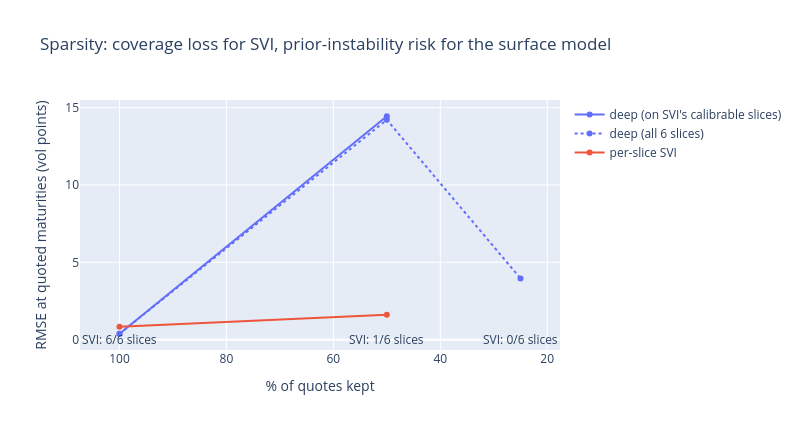

The cell this chart's notebook holds for it:
### Markdown cell above
## 4. Robustness to quote sparsity — a fair comparison

Quotes are subsampled (100% → 50% → 25%) and the deep smoother is compared against **per-slice
SVI** on the dense truth restricted to the quoted maturities.

**Two leaks fixed here.**

1. **Prior leakage.** v3 reused `prior`, `kc/tc/kw/tw` and `K_SC` — all calibrated on the **full**
   54 quotes — inside the subsampling loop. Since the SSVI prior carries most of the surface
   (§3: 0.35 vp with prior vs 1.09 without), the deep model kept *seeing* the quotes SVI was
   denied. That is why its RMSE **fell** from 0.851 → 0.372 as 74% of the data was removed — an
   impossible result, and a leak pointing the same way as the conclusion. The prior, collocation
   and input scaling are now **refit on each subsample**.

2. **Non-comparable denominators.** `svi_surface_rmse` *skips* slices with `< MIN_PTS_SLICE`
   points, so at 50% SVI was scored on **1** slice while the deep model was scored on **6**. The
   deep model is now also reported on **SVI's calibrable slices only**, and coverage is reported
   separately rather than silently folded into the error.

At 25% the 14 surviving quotes spread over 6 maturities average 2.3 points/slice: **no** slice
reaches 6, so SVI has nothing to calibrate and returns `n/a`. That is the point of the section,
not a bug — but it must be stated as a *coverage* failure, not an *accuracy* one.

### Code cell
# --- NB02 quasi-explicit SVI (compact copy, the parametric contender) ---
def _svi_inner(m, s, k, w, wt):
    y = (k - m) / s; z = onp.sqrt(y * y + 1.0)
    A = onp.column_stack([onp.ones_like(y), y, z])
    wmax = float(max(w.max(), 1e-6))
    cons = [{"type": "ineq", "fun": lambda x: x[2]},
            {"type": "ineq", "fun": lambda x: 4 * s - x[2]},
            {"type": "ineq", "fun": lambda x: x[2] - x[1]},
            {"type": "ineq", "fun": lambda x: x[2] + x[1]},
            {"type": "ineq", "fun": lambda x: (4 * s - x[2]) - x[1]},
            {"type": "ineq", "fun": lambda x: x[1] - (x[2] - 4 * s)},
            {"type": "ineq", "fun": lambda x: x[0]},
            {"type": "ineq", "fun": lambda x: wmax - x[0]}]
    r = minimize(lambda x: float(onp.sum(wt * (A @ x - w) ** 2)),
                 onp.array([onp.median(w), 0.0, min(2 * s, wmax)]),
                 jac=lambda x: 2.0 * A.T @ (wt * (A @ x - w)), method="SLSQP", constraints=cons,
                 options={"maxiter": 200, "ftol": 1e-14})
    return r.x, r.fun


def fit_svi_slice_np(k, w, wt):
    best = None
    for m0, s0 in ((0.0, 0.1), (0.0, 0.2)):
        r = minimize(lambda ms: _svi_inner(ms[0], onp.exp(ms[1]), k, w, wt)[1], [m0, onp.log(s0)],
                     method="Nelder-Mead", options={"maxiter": 300})
        x, f_ = _svi_inner(r.x[0], float(onp.exp(r.x[1])), k, w, wt)
        if best is None or f_ < best[0]:
            a, d, c = x; b = c / float(onp.exp(r.x[1]))
            rho = float(onp.clip(d / c, -0.999, 0.999)) if c > 1e-12 else 0.0
            best = (f_, dict(a=float(a), b=float(b), rho=rho,
                             m=float(r.x[0]), s=float(onp.exp(r.x[1]))))
    return best[1]


def svi_surface_rmse(kq, tq, wq, wtq):
    """Per-slice SVI at the QUOTED maturities of the truth grid; skips slices < MIN_PTS.
    Returns (rmse, covered_row_indices) so the deep model can be scored on the SAME slices:
    SVI's RMSE is CONDITIONAL on calibrability and is not comparable to a 6-slice average."""
    errs, covered_idx = [], []
    for i, t in enumerate(TT[:, 0]):
        msk = onp.isclose(tq, t)
        if msk.sum() < MIN_PTS_SLICE:
            continue
        p = fit_svi_slice_np(kq[msk], wq[msk], wtq[msk])
        w_hat = onp.asarray(svi_raw(np.array(KK[i]), **p))
        errs.append(onp.sqrt(onp.maximum(w_hat, 1e-12) / t) - onp.sqrt(WW[i] / t))
        covered_idx.append(i)
    if not errs:
        return onp.nan, covered_idx
    return float(onp.sqrt(onp.mean(onp.concatenate(errs) ** 2))), covered_idx


rows = []
for frac in (1.0, 0.5, 0.25):
    r = onp.random.default_rng(7)
    keep = r.random(len(kq)) < frac
    kq_f, tq_f, wq_f = kq[keep], tq[keep], wq[keep]
    wtq_f = iv_target_weights(wq_f, tq_f)

    # CRITICAL: prior, collocation and input scaling are refit on the SUBSAMPLE.
    pr_f = make_prior(**fit_prior(kq_f, tq_f, wq_f, wtq_f))
    klo_f, khi_f = float(kq_f.min()), float(kq_f.max())
    tlo_f, thi_f = float(tq_f.min()), float(tq_f.max())
    kc_f, tc_f, kcal_f, tcal_f, kw_f, tw_f, _gap_b_f, _gap_cal_f = make_collocation(klo_f, khi_f, tlo_f, thi_f)
    elo_f, ehi_f = ext_range(klo_f, khi_f)
    ext_f = (elo_f, ehi_f, tlo_f, thi_f)
    ksc_f = max(abs(elo_f), abs(ehi_f))

    wm = make_model(pr_f, ksc_f, (tlo_f + thi_f) / 2, (thi_f - tlo_f) / 2)
    p_fit, _ = train_logged(wm, init_mlp([2, *HIDDEN, 1], seed=SEED), kq_f, tq_f, wq_f, wtq_f,
                            kc_f, tc_f, kcal_f, tcal_f, kw_f, tw_f, LAMBDA_BFLY, LAMBDA_CAL, EPOCHS_ABL,
                            n_logs=3, ext_dom=ext_f)

    deep_all = rmse_iv_on_grid(wm, p_fit, KK, TT, WW)
    svi_rmse, cov_idx = svi_surface_rmse(kq_f, tq_f, wq_f, wtq_f)
    ncov = len(cov_idx)
    deep_cov = (rmse_iv_on_grid(wm, p_fit, KK[cov_idx], TT[cov_idx], WW[cov_idx])
                if ncov else None)

    rows.append(dict(frac=frac, n=int(keep.sum()),
                     deep=deep_all * 100,
                     deep_cov=deep_cov * 100 if ncov else None,
                     svi=svi_rmse * 100 if ncov else None,
                     svi_slices=ncov))
    svi_txt = f"{svi_rmse*100:6.3f}" if ncov else "   n/a"
    cov_txt = f"{deep_cov*100:6.3f}" if ncov else "   n/a"
    print(f"quotes kept {frac*100:>4.0f}% (n={keep.sum():>3}) | "
          f"deep[all 6 slices] {deep_all*100:6.3f} | "
          f"deep[SVI's {ncov} slices] {cov_txt} | SVI {svi_txt} vol pts | "
          f"{ncov}/{len(TT[:,0])} slices calibrable")

print("\nSanity: large non-monotonic moves are warnings, not theorem violations: with noisy quotes, removing data can also remove noise. Repeat subsamples before making monotonic claims.")

fig = go.Figure()
fr = [r["frac"] * 100 for r in rows]
fig.add_trace(go.Scatter(x=fr, y=[r["deep_cov"] for r in rows], mode="lines+markers",
                         name="deep (on SVI's calibrable slices)", line=dict(color="#636efa")))
fig.add_trace(go.Scatter(x=fr, y=[r["deep"] for r in rows], mode="lines+markers",
                         name="deep (all 6 slices)",
                         line=dict(color="#636efa", dash="dot")))
fig.add_trace(go.Scatter(x=fr, y=[r["svi"] for r in rows], mode="lines+markers",
                         name="per-slice SVI", line=dict(color="#ef553b")))
for r_ in rows:
    fig.add_annotation(x=r_["frac"] * 100, y=0, yref="paper", showarrow=False, yanchor="bottom",
                       text=f"SVI: {r_['svi_slices']}/6 slices")
fig.update_layout(width=800, height=430, xaxis_title="% of quotes kept",
                  yaxis_title="RMSE at quoted maturities (vol points)",
                  title="Sparsity: coverage loss for SVI, prior-instability risk for the surface model")
fig.update_xaxes(autorange="reversed")
fig.show()

### Figure 1 — Plotly figure (JSON) as saved in the notebook; plotly's stock layout.template omitted (floating-point values rounded to 4 significant figures)
{"data": [{"line": {"color": "#636efa"}, "mode": "lines+markers", "name": "deep (on SVI's calibrable slices)", "type": "scatter", "x": [100, 50, 25], "y": [0.3859, 14.44, null]}, {"line": {"color": "#636efa", "dash": "dot"}, "mode": "lines+markers", "name": "deep (all 6 slices)", "type": "scatter", "x": [100, 50, 25], "y": [0.3859, 14.21, 3.961]}, {"line": {"color": "#ef553b"}, "mode": "lines+markers", "name": "per-slice SVI", "type": "scatter", "x": [100, 50, 25], "y": [0.8315, 1.615, null]}], "layout": {"annotations": [{"showarrow": false, "text": "SVI: 6/6 slices", "x": 100, "y": 0, "yanchor": "bottom", "yref": "paper"}, {"showarrow": false, "text": "SVI: 1/6 slices", "x": 50, "y": 0, "yanchor": "bottom", "yref": "paper"}, {"showarrow": false, "text": "SVI: 0/6 slices", "x": 25, "y": 0, "yanchor": "bottom", "yref": "paper"}], "height": 430, "title": {"text": "Sparsity: coverage loss for SVI, prior-instability risk for the surface model"}, "width": 800, "xaxis": {"autorange": "reversed", "title": {"text": "% of quotes kept"}}, "yaxis": {"title": {"text": "RMSE at quoted maturities (vol points)"}}}}
